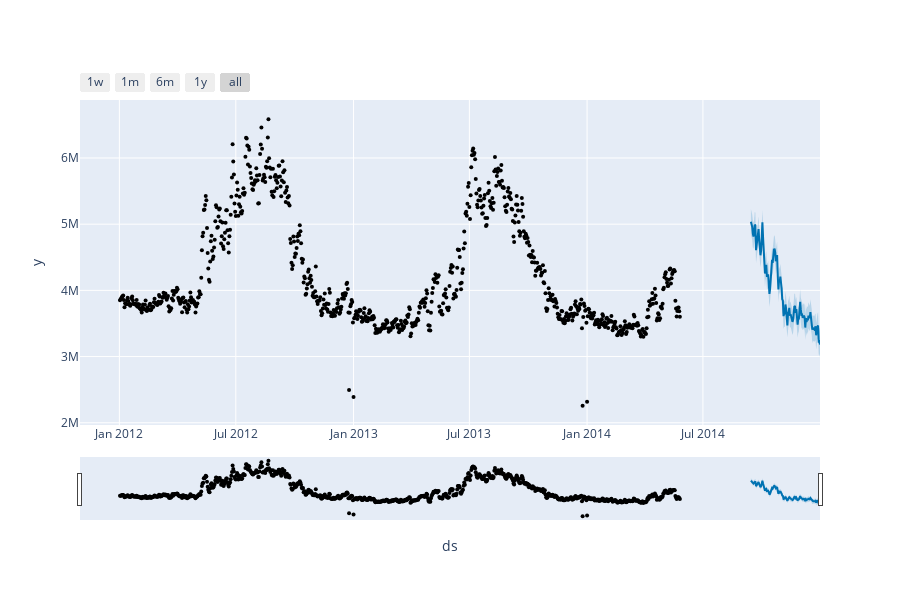

Notebook code for this chart:
### Code cell
plot_plotly(model1, cluster1_valid)
